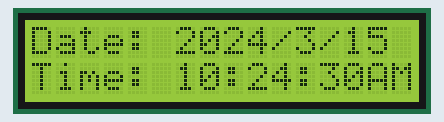
A sketch run on a simulated Arduino Uno, built with avr-gcc and run on an emulated ATmega328P. On the bench: 16×2 character LCD. The local clock reads 2024-03-15 10:24:30 at power-on unless the sketch sets it.

Above: at 0.1 s.
At 4.2 s:
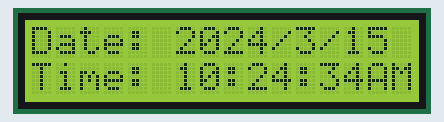
At 9.2 s:
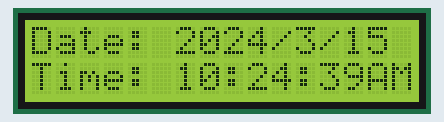
At 19.3 s:
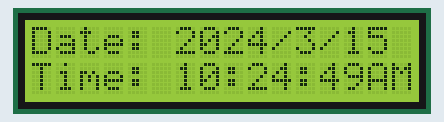
At 28.4 s:
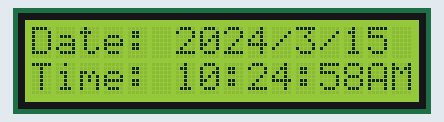
At 38.5 s:
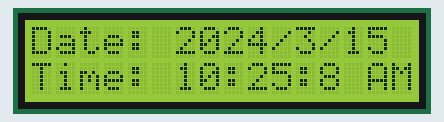

The sketch:

Clock.ino
```cpp
#include <LiquidCrystal.h>
#include <Wire.h>
#include "RTClib.h"

// initialize the library with the numbers of the interface pins
LiquidCrystal lcd(7, 8, 9, 10, 11, 12);
//LiquidCrystal lcd(12, 11, 10, 9, 8, 7);
RTC_DS1307 rtc;

void setup() {
  // set up the LCD's number of columns and rows:
  Wire.begin();
  rtc.begin();
  lcd.begin(16, 2);
  if (!rtc.isrunning()) {
    rtc.adjust(DateTime(2019, 10, 15, 23, 59, 30));
  }
}

void loop() {
  DateTime now = rtc.now();
  lcd.setCursor(0,0);
  lcd.print("Date: ");
  lcd.print(now.year(), DEC);
  lcd.print('/');
  lcd.print(now.month(), DEC);
  lcd.print('/');
  lcd.print(now.day(), DEC);

  //second line
  lcd.setCursor(0, 1);
  lcd.print("Time: ");
  int hour = now.hour();
  String ampm = "";
  if (hour > 12) {
    hour -= 12;
    ampm = "PM";
  }
  else {
    ampm = "AM";
  }
  lcd.print(hour, DEC);
  lcd.print(':');
  lcd.print(now.minute(), DEC);
  lcd.print(':');
  lcd.print(now.second(), DEC);
  lcd.setCursor(14, 1);
  lcd.print(ampm);
  delay(1000);
  lcd.clear();
}
```

Measured:
- what the display in image 1 shows lasts 1.0 s, from 4.1 s to 5.1 s
